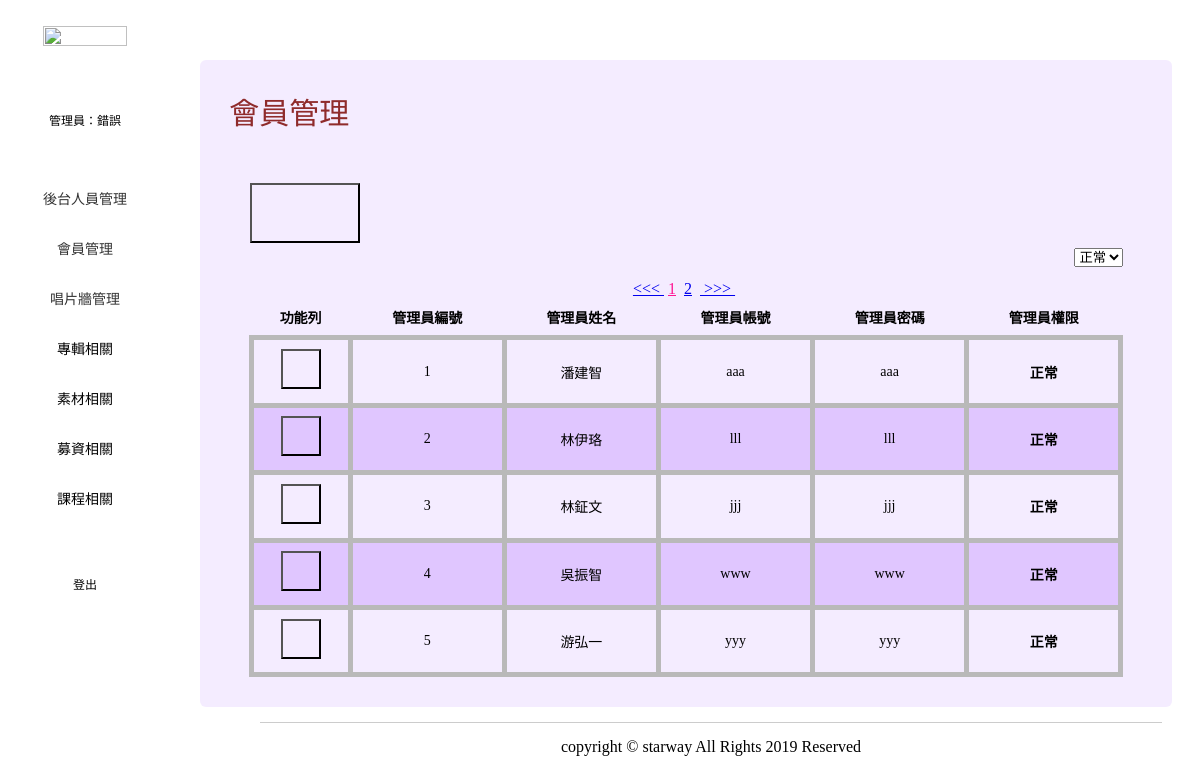
Page /starway_backend/info_server_b.php on the committed database.
### tables this page shows
CREATE TABLE `info_server` (
  `adminNo` int(10) NOT NULL COMMENT '管理員編號',
  `adminId` char(10) NOT NULL COMMENT '管理員帳號',
  `adminPsw` char(10) NOT NULL COMMENT '管理員密碼',
  `adminName` char(10) NOT NULL COMMENT '管理員姓名',
  `adminPms` int(1) NOT NULL DEFAULT '1' COMMENT '管理員權限 - 0:停權 1:正常'
);

### starway_backend/info_server_b.php (the view, shortened to what this page needs)
<?php
$adminPmsChosen = isset($_GET["adminPmsChosen"])?$_GET["adminPmsChosen"]:"";
try {
    require_once("../Star_Way_Database.php");
    if($adminPmsChosen!=""){
    switch ($adminPmsChosen) {
        case 'seeAll':
         $sql_1="select * from info_server
          order by adminNo asc";
            break;
        case 'seeON':
         $sql_1="select * from info_server
          where adminPms = 1
          order by adminNo asc";
            break;
        case 'seeOFF':
         $sql_1="select * from info_server
          where adminPms = 0
          order by adminNo asc";
            break;
        default:
         $sql_1="select * from info_server
          order by adminNo asc";
            break;
    }
 }else{
     $sql_1="select * from info_server
          where adminPms
          order by adminNo asc";
 }
    $info_serverAll = $pdo->query($sql_1);
    $totalData = $info_serverAll->rowCount();
    $PerPage = 5;
    $TotalPage = ceil($totalData/$PerPage);
    if(isset($_GET["pageNo"])==false)
      $pageNo=1;
    else
      $pageNo=$_GET["pageNo"];
    $start = ($pageNo-1) * $PerPage;
if($adminPmsChosen!=""){
     switch ($adminPmsChosen) {
        case 'seeAll':
         $sql_2="select * from info_server
          order by adminNo asc limit $start,$PerPage";
            break;
        case 'seeON':
         $sql_2="select * from info_server
          where adminPms = 1
          order by adminNo asc limit $start,$PerPage";
            break;
        case 'seeOFF':
         $sql_2="select * from info_server
          where adminPms = 0
          order by adminNo asc limit $start,$PerPage";
            break;
        default:
         $sql_2="select * from info_server
          order by adminNo asc limit $start,$PerPage";
            break;
    }
 }else{
         $sql_2="select * from info_server
          where adminPms
          order by adminNo asc limit $start,$PerPage";
 }
    $info_server = $pdo->query($sql_2);
}catch (PDOException $e) {
    echo "錯誤原因 : " , $e->getMessage(), "<br>";
    echo "錯誤行號 : " , $e->getLine(), "<br>";
}
?>
<!DOCTYPE html PUBLIC "-//W3C//DTD XHTML 1.0 Transitional//EN" "http://www.w3.org/TR/xhtml1/DTD/xhtml1-transitional.dtd">
<html xmlns="http://www.w3.org/1999/xhtml">
<head>
    <link rel="stylesheet" href="https://use.fontawesome.com/releases/v5.6.3/css/all.css" integrity="
    sha384-UHRtZLI+pbxtHCWp1t77Bi1L4ZtiqrqD80Kn4Z8NTSRyMA2Fd33n5dQ8lWUE00s/">
    <link rel="stylesheet" href="https://stackpath.bootstrapcdn.com/font-awesome/4.7.0/css/font-awesome.min.css">
    <link rel="stylesheet" type="text/css" href="../css/style_J_backend.css">
</head>
<body>
    <div id="menu">
        <div id="logo_container">
            <img id="logo" src="../images/StarWay_Backend/logo_d_2x.png" width="220" height="65" />
     </div>
            <?php include("navigator.php"); ?>
        </div>
        <div id="content_wrap">
            <div id="container">
                <div id="content_topic">
                    <div id="topic">會員管理</div>
                </div>
                 <label>
                    <input type="button" name="" class="main_edit" onclick="allEditMode()">
                </label>
                <div id="add">
                    <div id="addgap">
                        <form action="#">
                            <select id="adminPms_field">
                                <option value="seeON" selected="selected">正常</option>
                            </select>
                        </form>
                    </div>
                </div>
                <div id="content_table">
                    <table border="0" class="data_table">
                            <thead>
                                <th>功能列</th>
                                <th>管理員編號</th>
                                <th>管理員姓名</th>
                                <th>管理員帳號</th>
                                <th>管理員密碼</th>
                                <th>管理員權限</th>
                            </thead>
                            <tbody id="info_server">
        <?php
         while($info_serverRow = $info_server->fetch(PDO::FETCH_ASSOC)){
        ?>
        <tr>
            <td>
            <label>
                <input type="button" name="" class="sub_edit" onclick="
                // var checked=$(this).closest('.formParent').find('td.edit_adminPms').html();
                // console.log(checked);
                editMode(this)">
            </label>
            </td>
                <td><?php echo $info_serverRow['adminNo'] ?></td>
                <td><?php echo $info_serverRow['adminName'] ?></td>
                <td><?php echo $info_serverRow['adminId'] ?></td>
                <td><?php echo $info_serverRow['adminPsw'] ?></td>
            <td class=adminPms ondblclick="
               $(this).parent().find('.sub_edit').click()             // closest('td').parent().find('.edit_adminPms').find('.caseON').is(':checked') ;
            ">
                <strong><?php
                switch ($info_serverRow['adminPms']) {
                    case 1:
                        echo "正常";
                        break;
                }
                ?></strong>
            </td>
        </tr>
        <?php
            }
        ?>
                            </tbody>
                              <tfoot>
        <div style="display:compact;text-align:center">
        <?php
        echo "<a href='?pageNo=1&adminPmsChosen=$adminPmsChosen'> <<< </a>&nbsp";
        for($i=1; $i <= $TotalPage;$i++){
          if($i==$pageNo)
            echo "<a href='?pageNo=$i&adminPmsChosen=$adminPmsChosen' style='color:deepPink'>",$i,"</a>&nbsp&nbsp";
          else
            echo "<a href='?pageNo=$i&adminPmsChosen=$adminPmsChosen'>",$i,"</a>&nbsp&nbsp";
        }
        echo "<a href='?pageNo=$TotalPage&adminPmsChosen=$adminPmsChosen'> >>> </a>&nbsp";
        ?>
        </div>
                           </tfoot>
                    </table>
                </div>
            </div>
            <div id="content_footer">
                copyright &copy starway All Rights 2019 Reserved
            </div>
        </div>
</body>
</html>

### starway_backend/navigator.php (shortened to what this page needs)
<div id="menu_header">
    管理員：<?php echo isset(  $_SESSION["adminName"]  )?  $_SESSION["adminName"] :"錯誤"?>
</div>
<ul id="menu_ul">
    <li class="_server"><a href="info_server_b.php">後台人員管理</a></li>
    <li class="_member"><a href="info_member_b.php">會員管理</a></li>
    <li class="_cdWall"><a href="cdwall_msg_b.php">唱片牆管理</a></li>
    <li class="_albumsell">專輯相關
    </li>
    <li class="_albumImg">素材相關
    </li>
    <li class="_fund">募資相關
    </li>
    <li class="_class">課程相關
    </li>
</ul>
<div id="menu_footer">
<a style="cursor: pointer;" onclick="
    var xhr = new XMLHttpRequest();
    xhr.open('get','adminLogout.php',true);
    xhr.send(null);
    xhr.onload = function(){
        if( xhr.status == 200){
            location.href='login.html';
        }else{
        alert( xhr.status);
        }
    };
">登出</a>
</div>

### css/style_J_backend.css (style rules this page uses)
* { font-family: "微軟正黑體"; }
html { -webkit-background-size: cover; -moz-background-size: cover; -o-background-size: cover; background-size: cover; background-attachment: fixed; background-image: url(../images/StarWay_Backend/mic-bg.png); background-repeat: no-repeat; background-position: center center; }
body { margin-top: 0px; margin-left: 0px; }
.sub_edit { width: 40px; height: 40px; background-size: cover; background-image: url(../images/StarWay_Backend/sub_edit.png); background-color: transparent; margin-bottom: 5px; }
.main_edit { width: 60px; height: 60px; margin-left: 50px; background-size: cover; background-image: url(../images/StarWay_Backend/main_edit.png); background-color: transparent; margin-bottom: 5px; }
li { cursor: default; }
#content_wrap { margin-top: 0px; margin-right: auto; margin-left: auto; padding-top: 5%; }
#container { height: auto; width: auto; margin-top: 0px; margin-right: 20px; margin-left: 200px; background-color: rgba(242, 232, 255, 0.8); padding-bottom: 30px; padding-top: 10px; border-radius: 6px; }
#content_topic { padding-left: 3%; font-size: 30px; color: #8f2b2b; padding-top: 2%; border-radius: 6px 6px 0px 0px; }
#add { text-align: right; padding-right: 5%; }
#addgap { height: 32px; }
.data_table { width: 90%; margin-right: auto; margin-left: auto; border-collapse: collapse; font-size: 12px; }
#content_table tr:nth-of-type(2n + 2) { background-color: #e0c6ff; }
.data_table td { padding-top: 1%; padding-right: 0.1%; padding-bottom: 1%; padding-left: 0.1%; font-size: 14px; text-align: center; border: 5px solid #b9b9b9; }
.data_table th { word-break: break-all; word-wrap: break-all; border-bottom-width: 1px; border-bottom-style: solid; border-bottom-color: #ccc; text-align: center; padding-top: 1%; padding-right: 0.1%; padding-bottom: 1%; padding-left: 0.1%; font-size: 14px; }
#content_footer { text-align: center; padding-top: 15px; margin-top: 15px; border-top-width: 1px; border-top-style: solid; border-top-color: #ccc; margin-right: 30px; margin-left: 260px; }
#menu { position: fixed; width: 170px; height: 100%; background-size: cover; background-color: rgba(255, 255, 255, 0.4); margin-top: 0px; }
#logo_container { text-align: center; width: 100%; height: auto; margin-top: 15%; }
#logo { margin-left: auto; margin-right: auto; width: 70%; height: auto; }
#menu_header { text-align: center; padding-top: 50px; font-size: 12px; }
#menu_ul { list-style-type: none; padding-top: 30px; line-height: 50px; margin-left: 0px; text-align: center; padding-right: 0px; padding-bottom: 0px; padding-left: 0px; }
#menu #menu_ul li { font-size: 14px; }
#menu_footer { text-align: center; padding-top: 20%; font-size: 12px; }
#menu_now { color: #8f2b2b; list-style-type: none; background-color: rgba(255, 255, 255, 0.7); border-top-width: 2px; border-right-width: 2px; border-bottom-width: 2px; border-left-width: 2px; border-top-style: none; border-left-style: none; border-top-color: #cdcdcd; border-right-color: #cdcdcd; border-bottom-color: #dedede; border-left-color: #cdcdcd; border-right-style: none; border-bottom-style: none; }
li a:link { text-decoration: none; color: #333; }
.main_edit { width: 110px; height: 60px; margin-left: 50px; margin-top: 50px; background-size: cover; background-image: url(../images/StarWay_Backend/main_edit.png); background-color: transparent; margin-bottom: 5px; }

### starway_backend/info_server_b.php (style rules this page uses)
.data_table td { padding-top: 1%; padding-bottom: 1%; font-size: 14px; }

### rows in the picture
info_server: adminNo "1", adminName "潘建智", adminId "aaa", adminPsw "aaa", adminPms "正常"
info_server: adminNo "2", adminName "林伊珞", adminId "lll", adminPsw "lll", adminPms "正常"
info_server: adminNo "3", adminName "林鉦文", adminId "jjj", adminPsw "jjj", adminPms "正常"
info_server: adminNo "4", adminName "吳振智", adminId "www", adminPsw "www", adminPms "正常"
info_server: adminNo "5", adminName "游弘一", adminId "yyy", adminPsw "yyy", adminPms "正常"
